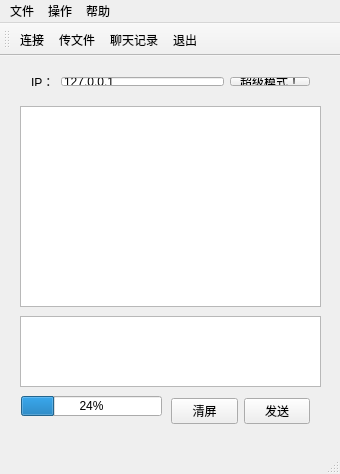
<?xml version="1.0" encoding="UTF-8"?>
<ui version="4.0">
 <class>MainWindow</class>
 <widget class="QMainWindow" name="MainWindow">
  <property name="geometry">
   <rect>
    <x>0</x>
    <y>0</y>
    <width>340</width>
    <height>474</height>
   </rect>
  </property>
  <property name="windowTitle">
   <string>MainWindow</string>
  </property>
  <widget class="QWidget" name="centralWidget">
   <widget class="QListWidget" name="listWidget">
    <property name="geometry">
     <rect>
      <x>20</x>
      <y>50</y>
      <width>301</width>
      <height>201</height>
     </rect>
    </property>
    <property name="wordWrap">
     <bool>true</bool>
    </property>
   </widget>
   <widget class="QTextEdit" name="textEdit">
    <property name="geometry">
     <rect>
      <x>20</x>
      <y>260</y>
      <width>301</width>
      <height>71</height>
     </rect>
    </property>
   </widget>
   <widget class="QWidget" name="horizontalLayoutWidget">
    <property name="geometry">
     <rect>
      <x>20</x>
      <y>10</y>
      <width>301</width>
      <height>31</height>
     </rect>
    </property>
    <layout class="QHBoxLayout" name="horizontalLayout">
     <item>
      <widget class="QLabel" name="ip_label">
       <property name="text">
        <string>IP：</string>
       </property>
      </widget>
     </item>
     <item>
      <widget class="QLineEdit" name="ip_LineEdit">
       <property name="text">
        <string>127.0.0.1</string>
       </property>
      </widget>
     </item>
     <item>
      <widget class="QPushButton" name="superButton">
       <property name="cursor">
        <cursorShape>PointingHandCursor</cursorShape>
       </property>
       <property name="toolTip">
        <string/>
       </property>
       <property name="text">
        <string>超级模式！</string>
       </property>
       <property name="icon">
        <iconset>
         <normaloff>:/actions/icons/super.png</normaloff>:/actions/icons/super.png</iconset>
       </property>
       <property name="iconSize">
        <size>
         <width>30</width>
         <height>30</height>
        </size>
       </property>
      </widget>
     </item>
    </layout>
   </widget>
   <widget class="QProgressBar" name="progressBar">
    <property name="geometry">
     <rect>
      <x>21</x>
      <y>340</y>
      <width>141</width>
      <height>20</height>
     </rect>
    </property>
    <property name="value">
     <number>24</number>
    </property>
   </widget>
   <widget class="QWidget" name="horizontalLayoutWidget_2">
    <property name="geometry">
     <rect>
      <x>160</x>
      <y>320</y>
      <width>161</width>
      <height>71</height>
     </rect>
    </property>
    <layout class="QHBoxLayout" name="horizontalLayout_2">
     <item>
      <widget class="QPushButton" name="clearButton">
       <property name="toolTip">
        <string>清除消息显示</string>
       </property>
       <property name="text">
        <string>清屏</string>
       </property>
      </widget>
     </item>
     <item>
      <widget class="QPushButton" name="sendButton">
       <property name="toolTip">
        <string>按Ctrl+Enter键发送消息</string>
       </property>
       <property name="text">
        <string>发送</string>
       </property>
       <property name="shortcut">
        <string>Ctrl+Return</string>
       </property>
      </widget>
     </item>
    </layout>
   </widget>
  </widget>
  <widget class="QToolBar" name="mainToolBar">
   <property name="toolTip">
    <string/>
   </property>
   <property name="allowedAreas">
    <set>Qt::BottomToolBarArea|Qt::TopToolBarArea</set>
   </property>
   <property name="iconSize">
    <size>
     <width>25</width>
     <height>30</height>
    </size>
   </property>
   <property name="toolButtonStyle">
    <enum>Qt::ToolButtonTextBesideIcon</enum>
   </property>
   <property name="floatable">
    <bool>false</bool>
   </property>
   <attribute name="toolBarArea">
    <enum>TopToolBarArea</enum>
   </attribute>
   <attribute name="toolBarBreak">
    <bool>false</bool>
   </attribute>
   <addaction name="action_connect"/>
   <addaction name="action_sendFile"/>
   <addaction name="action_history"/>
   <addaction name="action_quit"/>
  </widget>
  <widget class="QStatusBar" name="statusBar"/>
  <widget class="QMenuBar" name="menuBar">
   <property name="geometry">
    <rect>
     <x>0</x>
     <y>0</y>
     <width>340</width>
     <height>23</height>
    </rect>
   </property>
   <widget class="QMenu" name="menu">
    <property name="title">
     <string>文件</string>
    </property>
    <addaction name="action_connect"/>
    <addaction name="action_history"/>
    <addaction name="separator"/>
    <addaction name="action_quit"/>
   </widget>
   <widget class="QMenu" name="menu_2">
    <property name="title">
     <string>操作</string>
    </property>
    <addaction name="action_super"/>
    <addaction name="action_sendFile"/>
   </widget>
   <widget class="QMenu" name="menu_3">
    <property name="title">
     <string>帮助</string>
    </property>
    <addaction name="action_about"/>
   </widget>
   <addaction name="menu"/>
   <addaction name="menu_2"/>
   <addaction name="menu_3"/>
  </widget>
  <action name="action_connect">
   <property name="icon">
    <iconset resource="../newServer/images.qrc">
     <normaloff>:/actions/icons/connect.png</normaloff>:/actions/icons/connect.png</iconset>
   </property>
   <property name="text">
    <string>连接</string>
   </property>
   <property name="toolTip">
    <string>与服务器建立连接</string>
   </property>
  </action>
  <action name="action_sendFile">
   <property name="icon">
    <iconset resource="../newServer/images.qrc">
     <normaloff>:/actions/icons/sendfile.png</normaloff>:/actions/icons/sendfile.png</iconset>
   </property>
   <property name="text">
    <string>传文件</string>
   </property>
   <property name="toolTip">
    <string>传送文件，需退出超级模式</string>
   </property>
  </action>
  <action name="action_about">
   <property name="icon">
    <iconset resource="../newServer/images.qrc">
     <normaloff>:/actions/icons/about.png</normaloff>:/actions/icons/about.png</iconset>
   </property>
   <property name="text">
    <string>关于</string>
   </property>
   <property name="toolTip">
    <string>关于程序</string>
   </property>
  </action>
  <action name="action_quit">
   <property name="icon">
    <iconset resource="../newServer/images.qrc">
     <normaloff>:/actions/icons/quit.png</normaloff>:/actions/icons/quit.png</iconset>
   </property>
   <property name="text">
    <string>退出</string>
   </property>
   <property name="toolTip">
    <string>退出</string>
   </property>
  </action>
  <action name="action_super">
   <property name="icon">
    <iconset>
     <normaloff>:/actions/icons/super.png</normaloff>:/actions/icons/super.png</iconset>
   </property>
   <property name="text">
    <string>超级模式！</string>
   </property>
   <property name="toolTip">
    <string>超级模式</string>
   </property>
  </action>
  <action name="action_history">
   <property name="icon">
    <iconset resource="../newServer/images.qrc">
     <normaloff>:/actions/icons/history.png</normaloff>:/actions/icons/history.png</iconset>
   </property>
   <property name="text">
    <string>聊天记录</string>
   </property>
   <property name="toolTip">
    <string>显示聊天记录</string>
   </property>
  </action>
 </widget>
 <layoutdefault spacing="6" margin="11"/>
 <resources/>
 <connections/>
</ui>
